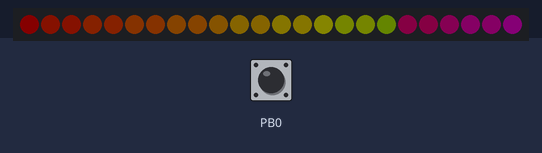
The sketch below on a simulated ATtiny85, built with avr-gcc and run on an emulated ATtiny85. Parts: 24 RGB LEDs in strip order, left to right. Inputs (shaded band) come from the test bench; at power-on: PB0 LOW. Dim RGB values are drawn brighter than linear; random numbers use the default seed unless the sketch sets one.

Above: at 1.2 s.
1.3 s: PB0 driven HIGH
At 1.77 s:
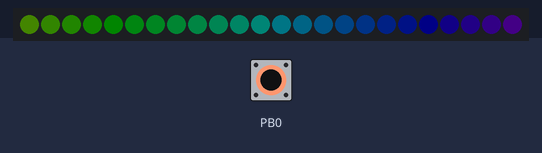
3.7 s: PB0 driven LOW
At 4.4 s:
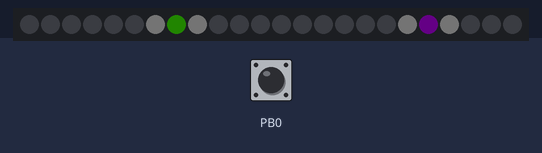
5.4 s: PB0 pulsed HIGH 5 times (0.12 s each, 0.3 s apart)
At 5.75 s:
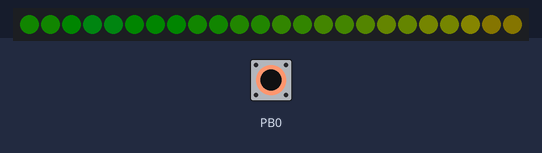
8.4 s: PB0 driven HIGH
At 9.2 s:
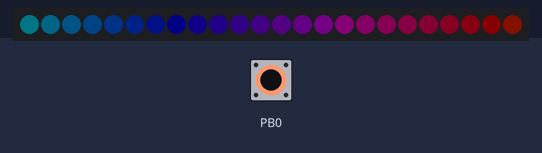

The sketch:

CalculatorLEDs.ino
```cpp
/* This example shows how to display a moving rainbow pattern on
 * an APA102-based LED strip. */

/* By default, the APA102 library uses pinMode and digitalWrite
 * to write to the LEDs, which works on all Arduino-compatible
 * boards but might be slow.  If you have a board supported by
 * the FastGPIO library and want faster LED updates, then install
 * the FastGPIO library and uncomment the next two lines: */
// #include <FastGPIO.h>
// #define APA102_USE_FAST_GPIO

#include <APA102.h>

//#define XCOORD (shapes[x][1] >> 4)
//#define YCOORD (shapes[x][1] && 0b00001111)

//uint8_t points[32] = {0, 6, 10, 12, 18, 22, 16, 14, 10, 4, 2, 6, 8, 14, 18, 20, 3, 5, 9, 15, 17, 21, 19, 13, 9, 7, 1, 5, 11, 13, 17, 23};

// Define which pins to use.
const uint8_t dataPin = 3;
const uint8_t clockPin = 4;
volatile int mode = 0;
volatile int x = 0;

// Create an object for writing to the LED strip.
APA102<dataPin, clockPin> ledStrip;

// Create a buffer for holding the colors (3 bytes per color).
volatile rgb_color colors[24];

// Set the brightness to use (the maximum is 31).
const uint8_t brightness = 1;

void setup()
{
  GIMSK = 0b00100000;    // turns on pin change interrupts
  PCMSK = 0b00000001;    // turn on interrupts on pins PB0
  sei();                 // enables interrupts
  pinMode(1, INPUT);
  randomSeed(analogRead(1));
  mode = 0;
  //for(uint8_t i = 0; i < 24; i++){
  //  colors[i] = rgb_color(0, 0, 0);
  //}
  //ledStrip.write(colors, 24, brightness);
  //delay(1000);
}

/* Converts a color from HSV to RGB.
 * h is hue, as a number between 0 and 360.
 * s is the saturation, as a number between 0 and 255.
 * v is the value, as a number between 0 and 255. */
rgb_color hsvToRgb(uint16_t h, uint8_t s, uint8_t v)
{
    //h=h%360;
    uint8_t f = (h % 60) * 255 / 60;
    uint8_t p = (255 - s) * (uint16_t)v / 255;
    uint8_t q = (255 - f * (uint16_t)s / 255) * (uint16_t)v / 255;
    uint8_t t = (255 - (255 - f) * (uint16_t)s / 255) * (uint16_t)v / 255;
    uint8_t r = 0, g = 0, b = 0;
    switch((h / 60) % 6){
        case 0: r = v; g = t; b = p; break;
        case 1: r = q; g = v; b = p; break;
        case 2: r = p; g = v; b = t; break;
        case 3: r = p; g = q; b = v; break;
        case 4: r = t; g = p; b = v; break;
        case 5: r = v; g = p; b = q; break;
    }
    return rgb_color(r, g, b);
}

ISR(PCINT0_vect){
  mode++;
  if(mode == 4){
    mode = 0;
  }
  x = 0;
  for(uint8_t i = 0; i < 24; i++){
    colors[i] = rgb_color(0, 0, 0);
  }
}

int offset = 0;
int y = 0;
void loop(){
  switch(mode){
    case 0:
      for(int i = 0; i < 24; i++){
        if(y){
          if(i <= x){
            colors[23-i] = hsvToRgb(offset+4*(i+1), 255, 255);
          } else {
            colors[23-i] = hsvToRgb(offset+4*(25-i)+300, 255, 255);
          }
        } else {
          if(i <= x){
            colors[i] = hsvToRgb(offset+4*(i+1), 255, 255);
          } else {
            colors[i] = hsvToRgb(offset+4*(25-i)+300, 255, 255);
          }
        }
      }
      ledStrip.write(colors, 24, brightness);
      x++;
      delay(50);
      if(x == 24){
        x = 0;
        y = 1-y;
        offset = offset + 60;
        offset = offset % 360;
      }
      break;

    case 1:
      for(uint8_t i = 0; i < 24; i++){
        colors[i] = hsvToRgb((x + i * 8)%360, 255, 255);
      }
      x = x%360;
      x = x+8;
      ledStrip.write(colors, 24, brightness);
      delay(10);
      break;

    case 2:
      for(uint8_t i = 0; i < 24; i++){
        colors[i] = rgb_color(0, 0, 0);
      }
      colors[(x+23)%24] = hsvToRgb(15*(x-1)+offset, 50, 50);
      colors[x] = hsvToRgb(15*x+offset, 255, 255);
      colors[(x+1)%24] = hsvToRgb(15*(x-1)+offset, 50, 50);

      colors[(x+11)%24] = hsvToRgb(15*(x-1)+offset+180, 50, 50);
      colors[(x+12)%24] = hsvToRgb(15*x+offset+180, 255, 255);
      colors[(x+13)%24] = hsvToRgb(15*(x-1)+offset+180, 50, 50);

      ledStrip.write(colors, 24, brightness);
      delay(50);
      x++;
      if(x==24){
        x = 0;
        offset = random(0, 360);
      }
      break;
  }
}
```
